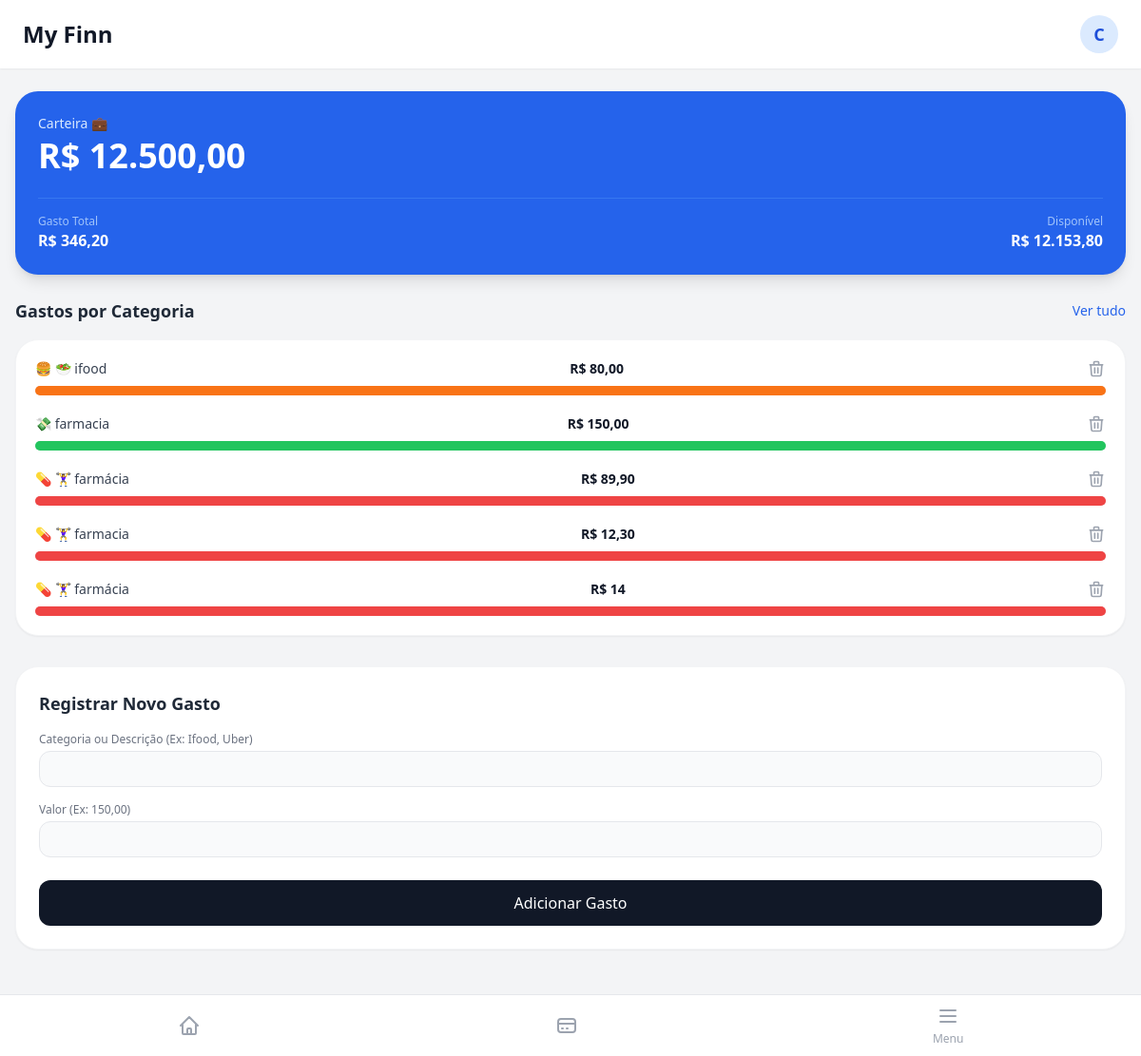
Before: / with the older database file.
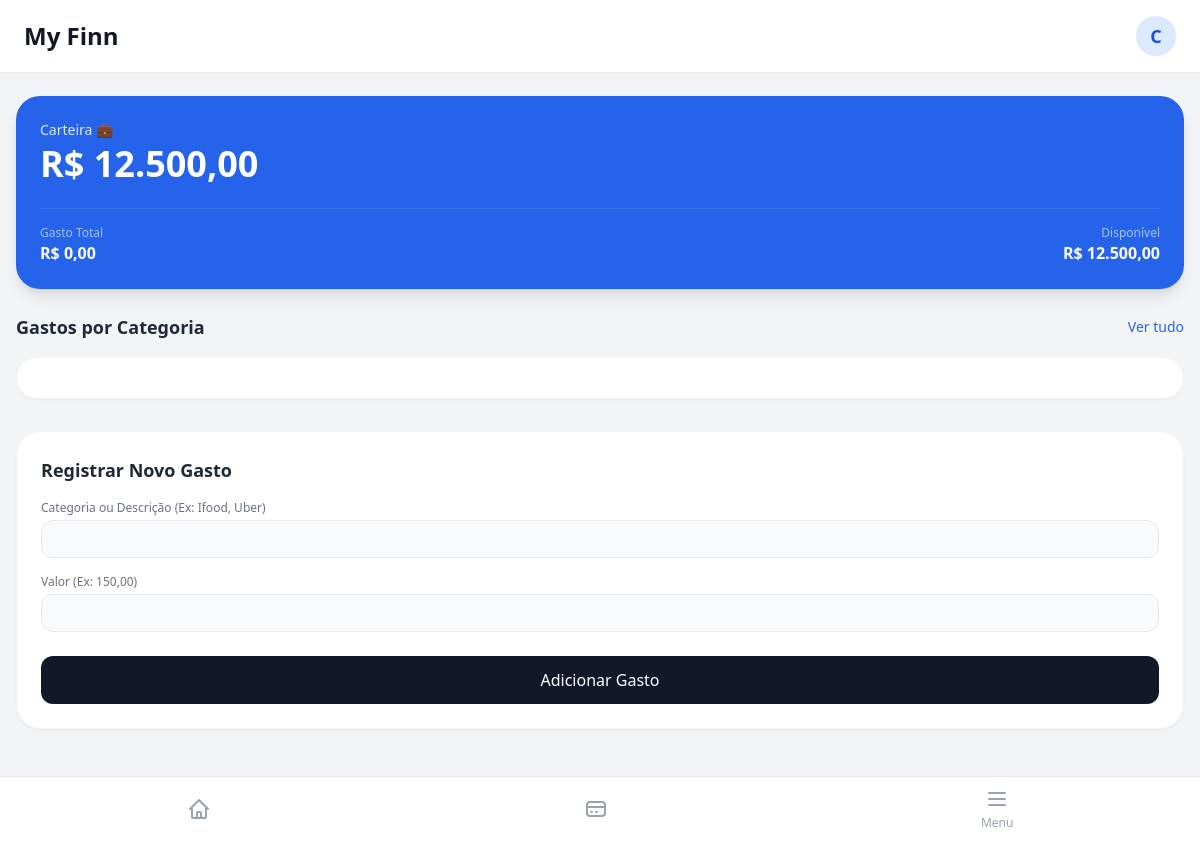
After: the same page with the newer database file.
### app.py (models this page shows)
class Gasto(db.Model):
    id = db.Column(db.Integer, primary_key=True)
    categoria = db.Column(db.String(50), nullable=False) # Ex: Alimentação, Transporte, Lazer,....
    icone =  db.Column(db.String(10), nullable=False) # Ex: 🍔, 🍿, 🚗,.....
    valor = db.Column(db.String(20), nullable=False) # Ex: 1.200,00 ....
    cor_barra = db.Column(db.String(50), nullable=False) # Ex: bg-orange-500
    largura = db.Column(db.String(20), nullable=False) # Ex: w-3/5

### app.py (the view)
@app.route('/')
def inicio():
    gastos_do_banco = Gasto.query.all()
    total_gasto = 0.0
    for gasto in gastos_do_banco:
        valor_limpo = gasto.valor.replace('.', '').replace(',', '.')
        total_gasto += float(valor_limpo)
    gasto_formatado = f"{total_gasto:,.2f}".replace(",", "X").replace(".", ",").replace("X", ".")
    carteira_float = 12500.0
    carteira_formatada = "12.500,00"
    balanco_float = carteira_float - total_gasto
    balanco_formatado = f"{balanco_float:,.2f}".replace(",", "X").replace(".", ",").replace("X", ".")
    return render_template('visao_geral.html',
                           saldo_tela=carteira_formatada,
                           gasto_tela=gasto_formatado,
                           balanco_tela=balanco_formatado,
                           meus_gastos_categoria=gastos_do_banco) # Envia a lista para o HTML

### templates/visao_geral.html
{% extends 'base.html' %}
{% block content %}
<div class="flex flex-col gap-6">
    <section class="bg-blue-600 rounded-3xl p-6 text-white shadow-lg mt-2">
        <p class="text-blue-100 text-sm font-medium mb-1">Carteira 💼</p>
        <h1 class="text-4xl font-bold mb-6">R$ {{ saldo_tela }} </h1>
        <div class="flex justify-between items-center mt-6 pt-4 border-t border-blue-400/30">
            <div>
                <p class="text-xs text-blue-200/80 font-medium">Gasto Total</p>
                <p class="text-base font-bold text-white">R$ {{ gasto_tela }}</p>
            </div>
            <div class="text-right">
                <p class="text-xs text-blue-200/80 font-medium">Disponível</p>
                <p class="text-base font-bold text-white">R$ {{ balanco_tela }}</p>
            </div>
        </div>
    </section>
    <section>
        <div class="flex justify-between items-center mb-4">
            <h3 class="text-lg font-bold text-gray-800">Gastos por Categoria</h3>
            <a href="#" class="text-sm text-blue-600 font-medium hover:underline">Ver tudo</a>
        </div>
        <div class="bg-white rounded-3xl p-5 shadow-sm border border-gray-100 flex flex-col gap-5">
            {% for gasto in meus_gastos_categoria %}
            <div>
                <div class="flex justify-between text-sm mb-2">
                    <span class="font-medium text-gray-700">{{ gasto.icone }} {{ gasto.categoria }}</span>
                    <span class="font-bold text-gray-900">R$ {{ gasto.valor }}</span>
                    <a href="/deletar_gasto/{{ gasto.id }}"
                        class="text-gray-400 hover:text-red-500 transition-colors cursor-pointer"
                        title="Excluir este gasto"><svg xmlns="http://www.w3.org/2000/svg" class="h-5 w-5" fill="none" viewBox="0 0 24 24" stroke="currentColor" stroke-width="2"><path stroke-linecap="round" stroke-linejoin="round" d="M19 7l-.867 12.142A2 2 0 0116.138 21H7.862a2 2 0 01-1.995-1.858L5 7m5 4v6m4-6v6m1-10V4a1 1 0 00-1-1h-4a1 1 0 00-1 1v3M4 7h16" /></svg>
                    </a>
                </div>
                <div class="w-full bg-gray-200 rounded-full h-2.5">
                    <div class="{{ gasto.cor_barra }} {{ gasto.largura }} h-2.5 rounded-full"></div>
                </div>
            </div>
            {% endfor %}
            </div>
    </section>
</div>
<div class="mt-8 bg-white rounded-3xl p-6 shadow-sm border border-gray-100">
    <h3 class="text-lg font-bold text-gray-800 mb-4">Registrar Novo Gasto</h3>
    <form action="/adicionar_gasto" method="post" class="flex flex-col gap-4">
        <div>
            <label class="text-xs font-medium text-gray-500 mb-1 block">Categoria ou Descrição (Ex: Ifood, Uber)</label>
            <input type="text" name="categoria" required
                    class="w-full bg-gray-50 border border-gray-200 rounded-xl px-4 py-2 text-sm text-gray-800 outline-none focus:border-blue-500 transition-colors">
        </div>
        <div>
            <label class="text-xs font-medium text-gray-500 mb-1 block">Valor (Ex: 150,00)</label>
            <input type="text" name="valor" required
                    class="w-full bg-gray-50 border border-gray-200 rounded-xl px-4 py-2 text-sm text-gray-800 outline-none focus:border-blue-500 transition-colors">
        </div>
        <button type="submit" class="bg-gray-900 text-white font-medium rounded-xl py-3 mt-2 hover-bg-gray-800 transition-colors">
            Adicionar Gasto
        </button>
    </form>
</div>
{% endblock %}

### templates/base.html (shortened to what this page needs)
<!DOCTYPE html>
<html lang="pt-BR">
<head>
    <script src="https://cdn.tailwindcss.com"></script>
</head>
<body class="bg-gray-100 text-gray-800 font-sans antialiased pb-24">
    <header class="bg-white shadow-sm px-6 py-4 flex justify-between items-center sticky top-0 z-50">
        <h1 class="text-2xl font-bold text-gray-900">My Finn</h1>
        <div class="w-10 h-10 rounded-full bg-blue-100 flex items-center justify-center text-blue-700 font-bold text-lg">
        C
        </div>
    </header>
    <main class="p-4">
        {% block content %}
        {% endblock %}
    </main>
     <nav class="bg-white border-t border-gray-200 fixed bottom-0 w-full z-50 pb-safe">
        <div class="flex justify-around items-center h-16">
            <a href="{{ url_for('inicio') }}" class="flex flex-col items-center text-gray-400 hover:text-blue-500 transition-colors">
                 <svg class="w-6 h-6" fill="none" stroke="currentColor" viewBox="0 0 24 24"><path stroke-linecap="round" stroke-linejoin="round" stroke-width="2" d="M3 12l2-2m0 0l7-7 7 7M5 10v10a1 1 0 001 1h3m10-11l2 2m-2-2v10a1 1 0 01-1 1h-3m-6 0a1 1 0 001-1v-4a1 1 0 011-1h2a1 1 0 011 1v4a1 1 0 001 1m-6 0h6">
                 </path>
                </svg>
            </a>
            <a href="{{ url_for('cartoes') }}" class="flex flex-col items-center text-gray-400 hover:text-blue-600 transition-colors">
                <svg class="w-6 h-6" fill="none" stroke="currentColor" viewBox="0 0 24 24"><path stroke-linecap="round" stroke-linejoin="round" stroke-width="2" d="M3 10h18M7 15h1m4 0h1m-7 4h12a3 3 0 003-3V8a3 3 0 00-3-3H6a3 3 0 00-3 3v8a3 3 0 003 3z"></path></svg>
            </a>
            <a href="{{ url_for('perfil') }}" class="flex flex-col items-center text-gray-400 hover:text-blue-600 transition-colors">
                <svg class="w-6 h-6" fill="none" stroke="currentColor" viewBox="0 0 24 24"><path stroke-linecap="round" stroke-linejoin="round" stroke-width="2" d="M4 6h16M4 12h16M4 18h16"></path></svg>
                <span class="text-xs mt-1">Menu</span>
            </a>
        </div>
    </nav>
</body>
</html>

Changed rows visible on the page:
removed Gasto: icone "🍔 🥗", categoria "ifood", valor "80,00"
removed Gasto: icone "💸", categoria "farmacia", valor "150,00"
removed Gasto: icone "💊 🏋️‍♀️", categoria "farmácia", valor "89,90"
removed Gasto: icone "💊 🏋️‍♀️", categoria "farmacia", valor "12,30"
removed Gasto: icone "💊 🏋️‍♀️", categoria "farmácia", valor "14"
Other visible differences:
{{ gasto_tela }}: "346,20" → "0,00"
{{ balanco_tela }}: "12.153,80" → "12.500,00"
